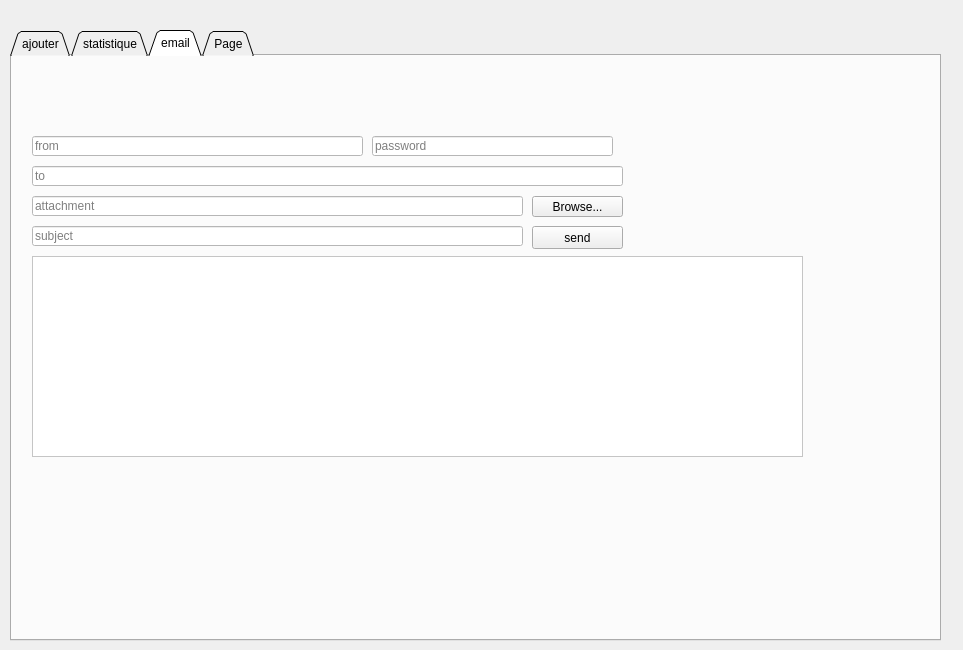
<?xml version="1.0" encoding="UTF-8"?>
<ui version="4.0">
 <class>client</class>
 <widget class="QDialog" name="client">
  <property name="geometry">
   <rect>
    <x>0</x>
    <y>0</y>
    <width>963</width>
    <height>650</height>
   </rect>
  </property>
  <property name="windowTitle">
   <string>Gestion Client</string>
  </property>
  <widget class="QTabWidget" name="tabWidget">
   <property name="geometry">
    <rect>
     <x>10</x>
     <y>30</y>
     <width>931</width>
     <height>611</height>
    </rect>
   </property>
   <property name="tabShape">
    <enum>QTabWidget::Triangular</enum>
   </property>
   <property name="currentIndex">
    <number>2</number>
   </property>
   <widget class="QWidget" name="tab_2">
    <property name="autoFillBackground">
     <bool>false</bool>
    </property>
    <attribute name="title">
     <string>ajouter</string>
    </attribute>
    <widget class="QPushButton" name="pb_supprimer">
     <property name="geometry">
      <rect>
       <x>160</x>
       <y>120</y>
       <width>111</width>
       <height>23</height>
      </rect>
     </property>
     <property name="text">
      <string>Supprimer</string>
     </property>
    </widget>
    <widget class="QPushButton" name="pb_modifier">
     <property name="geometry">
      <rect>
       <x>160</x>
       <y>150</y>
       <width>111</width>
       <height>23</height>
      </rect>
     </property>
     <property name="text">
      <string>Modifier</string>
     </property>
    </widget>
    <widget class="QPushButton" name="pb_ajouter">
     <property name="geometry">
      <rect>
       <x>180</x>
       <y>410</y>
       <width>75</width>
       <height>23</height>
      </rect>
     </property>
     <property name="text">
      <string>Ajouter</string>
     </property>
    </widget>
    <widget class="QPushButton" name="trie_age">
     <property name="geometry">
      <rect>
       <x>660</x>
       <y>100</y>
       <width>111</width>
       <height>31</height>
      </rect>
     </property>
     <property name="text">
      <string>Trier selon age</string>
     </property>
    </widget>
    <widget class="QScrollArea" name="scrollArea">
     <property name="geometry">
      <rect>
       <x>300</x>
       <y>150</y>
       <width>621</width>
       <height>311</height>
      </rect>
     </property>
     <property name="widgetResizable">
      <bool>true</bool>
     </property>
     <widget class="QWidget" name="scrollAreaWidgetContents">
      <property name="geometry">
       <rect>
        <x>0</x>
        <y>0</y>
        <width>619</width>
        <height>309</height>
       </rect>
      </property>
      <widget class="QTableView" name="tabemploye">
       <property name="geometry">
        <rect>
         <x>0</x>
         <y>0</y>
         <width>621</width>
         <height>311</height>
        </rect>
       </property>
      </widget>
     </widget>
    </widget>
    <widget class="QLabel" name="type">
     <property name="geometry">
      <rect>
       <x>10</x>
       <y>290</y>
       <width>111</width>
       <height>41</height>
      </rect>
     </property>
     <property name="styleSheet">
      <string notr="true">font: 12pt &quot;MS Shell Dlg 2&quot;;
color: rgb(255, 255, 255);</string>
     </property>
     <property name="text">
      <string>Adresse</string>
     </property>
    </widget>
    <widget class="QLabel" name="nom">
     <property name="geometry">
      <rect>
       <x>10</x>
       <y>240</y>
       <width>61</width>
       <height>21</height>
      </rect>
     </property>
     <property name="styleSheet">
      <string notr="true">font: 12pt &quot;MS Shell Dlg 2&quot;;
color: rgb(255, 255, 255);</string>
     </property>
     <property name="text">
      <string>Nom </string>
     </property>
    </widget>
    <widget class="QLabel" name="prenom">
     <property name="geometry">
      <rect>
       <x>10</x>
       <y>270</y>
       <width>91</width>
       <height>21</height>
      </rect>
     </property>
     <property name="styleSheet">
      <string notr="true">font: 12pt &quot;MS Shell Dlg 2&quot;;
color: rgb(255, 255, 255);</string>
     </property>
     <property name="text">
      <string>Prenom</string>
     </property>
    </widget>
    <widget class="QLabel" name="age">
     <property name="geometry">
      <rect>
       <x>10</x>
       <y>320</y>
       <width>111</width>
       <height>41</height>
      </rect>
     </property>
     <property name="styleSheet">
      <string notr="true">font: 12pt &quot;MS Shell Dlg 2&quot;;
color: rgb(255, 255, 255);</string>
     </property>
     <property name="text">
      <string>Age</string>
     </property>
    </widget>
    <widget class="QLabel" name="matricule">
     <property name="geometry">
      <rect>
       <x>10</x>
       <y>210</y>
       <width>71</width>
       <height>21</height>
      </rect>
     </property>
     <property name="styleSheet">
      <string notr="true">font: 12pt &quot;MS Shell Dlg 2&quot;;
color: rgb(255, 255, 255);</string>
     </property>
     <property name="text">
      <string>ID</string>
     </property>
    </widget>
    <widget class="QLineEdit" name="le_matricule">
     <property name="geometry">
      <rect>
       <x>160</x>
       <y>210</y>
       <width>113</width>
       <height>20</height>
      </rect>
     </property>
    </widget>
    <widget class="QLineEdit" name="le_nom">
     <property name="geometry">
      <rect>
       <x>160</x>
       <y>300</y>
       <width>113</width>
       <height>20</height>
      </rect>
     </property>
    </widget>
    <widget class="QLineEdit" name="le_prenom">
     <property name="geometry">
      <rect>
       <x>160</x>
       <y>240</y>
       <width>113</width>
       <height>20</height>
      </rect>
     </property>
    </widget>
    <widget class="QLineEdit" name="le_age">
     <property name="geometry">
      <rect>
       <x>160</x>
       <y>330</y>
       <width>113</width>
       <height>20</height>
      </rect>
     </property>
    </widget>
    <widget class="QLineEdit" name="le_type">
     <property name="geometry">
      <rect>
       <x>160</x>
       <y>270</y>
       <width>113</width>
       <height>20</height>
      </rect>
     </property>
    </widget>
    <widget class="QLineEdit" name="recherche">
     <property name="geometry">
      <rect>
       <x>300</x>
       <y>100</y>
       <width>131</width>
       <height>31</height>
      </rect>
     </property>
     <property name="placeholderText">
      <string>Rechercher</string>
     </property>
    </widget>
    <widget class="QComboBox" name="comboBox">
     <property name="geometry">
      <rect>
       <x>40</x>
       <y>130</y>
       <width>101</width>
       <height>31</height>
      </rect>
     </property>
    </widget>
    <widget class="QLabel" name="label_9">
     <property name="geometry">
      <rect>
       <x>10</x>
       <y>350</y>
       <width>161</width>
       <height>41</height>
      </rect>
     </property>
     <property name="styleSheet">
      <string notr="true">color: rgb(255, 255, 255);
font: 12pt &quot;MS Shell Dlg 2&quot;;</string>
     </property>
     <property name="text">
      <string>&lt;html&gt;&lt;head/&gt;&lt;body&gt;&lt;p&gt;&lt;span style=&quot; font-size:11pt;&quot;&gt;Num telephone&lt;/span&gt;&lt;/p&gt;&lt;/body&gt;&lt;/html&gt;</string>
     </property>
    </widget>
    <widget class="QLineEdit" name="le_matriculd">
     <property name="geometry">
      <rect>
       <x>160</x>
       <y>360</y>
       <width>113</width>
       <height>20</height>
      </rect>
     </property>
    </widget>
    <widget class="QLabel" name="label">
     <property name="geometry">
      <rect>
       <x>-50</x>
       <y>-15</y>
       <width>1041</width>
       <height>611</height>
      </rect>
     </property>
     <property name="text">
      <string/>
     </property>
     <property name="pixmap">
      <pixmap>../../../Downloads/charte essai 1.png</pixmap>
     </property>
     <property name="scaledContents">
      <bool>true</bool>
     </property>
    </widget>
    <widget class="QPushButton" name="trie_nom">
     <property name="geometry">
      <rect>
       <x>780</x>
       <y>100</y>
       <width>101</width>
       <height>31</height>
      </rect>
     </property>
     <property name="text">
      <string>Trier nom</string>
     </property>
    </widget>
    <widget class="QPushButton" name="trie_prenom">
     <property name="geometry">
      <rect>
       <x>550</x>
       <y>100</y>
       <width>101</width>
       <height>31</height>
      </rect>
     </property>
     <property name="text">
      <string>Trier prenom</string>
     </property>
    </widget>
    <widget class="QPushButton" name="pb_statistics">
     <property name="geometry">
      <rect>
       <x>440</x>
       <y>100</y>
       <width>101</width>
       <height>31</height>
      </rect>
     </property>
     <property name="text">
      <string>Statistique</string>
     </property>
    </widget>
    <widget class="QLabel" name="le_cadre">
     <property name="geometry">
      <rect>
       <x>0</x>
       <y>0</y>
       <width>931</width>
       <height>591</height>
      </rect>
     </property>
     <property name="text">
      <string/>
     </property>
     <property name="pixmap">
      <pixmap>../../../Esprit/2A16/Semestre 1/Projet C++/ZOO'RNI/charte essai 1.png</pixmap>
     </property>
     <property name="scaledContents">
      <bool>true</bool>
     </property>
    </widget>
    <widget class="QPushButton" name="pb_quitter_client">
     <property name="geometry">
      <rect>
       <x>770</x>
       <y>520</y>
       <width>93</width>
       <height>28</height>
      </rect>
     </property>
     <property name="text">
      <string>Quitter</string>
     </property>
    </widget>
    <widget class="QPushButton" name="pb_retour_client">
     <property name="geometry">
      <rect>
       <x>60</x>
       <y>530</y>
       <width>93</width>
       <height>28</height>
      </rect>
     </property>
     <property name="text">
      <string>Retour</string>
     </property>
    </widget>
    <zorder>label</zorder>
    <zorder>le_cadre</zorder>
    <zorder>pb_supprimer</zorder>
    <zorder>pb_modifier</zorder>
    <zorder>pb_ajouter</zorder>
    <zorder>trie_age</zorder>
    <zorder>scrollArea</zorder>
    <zorder>type</zorder>
    <zorder>nom</zorder>
    <zorder>prenom</zorder>
    <zorder>age</zorder>
    <zorder>matricule</zorder>
    <zorder>le_matricule</zorder>
    <zorder>le_nom</zorder>
    <zorder>le_prenom</zorder>
    <zorder>le_age</zorder>
    <zorder>le_type</zorder>
    <zorder>recherche</zorder>
    <zorder>comboBox</zorder>
    <zorder>label_9</zorder>
    <zorder>le_matriculd</zorder>
    <zorder>trie_nom</zorder>
    <zorder>trie_prenom</zorder>
    <zorder>pb_statistics</zorder>
    <zorder>pb_quitter_client</zorder>
    <zorder>pb_retour_client</zorder>
   </widget>
   <widget class="QWidget" name="tab_3">
    <attribute name="title">
     <string>statistique</string>
    </attribute>
    <widget class="QLabel" name="label_3">
     <property name="geometry">
      <rect>
       <x>0</x>
       <y>3</y>
       <width>941</width>
       <height>481</height>
      </rect>
     </property>
     <property name="text">
      <string/>
     </property>
     <property name="pixmap">
      <pixmap>../../../Bureau/247590809_624209822325987_6344712974586411864_n.png</pixmap>
     </property>
     <property name="scaledContents">
      <bool>true</bool>
     </property>
    </widget>
    <widget class="QLabel" name="label_2">
     <property name="geometry">
      <rect>
       <x>0</x>
       <y>-10</y>
       <width>941</width>
       <height>601</height>
      </rect>
     </property>
     <property name="text">
      <string/>
     </property>
     <property name="pixmap">
      <pixmap>../../../Downloads/charte essai 1.png</pixmap>
     </property>
     <property name="scaledContents">
      <bool>true</bool>
     </property>
    </widget>
    <widget class="QFrame" name="horizontal_stat">
     <property name="geometry">
      <rect>
       <x>120</x>
       <y>40</y>
       <width>751</width>
       <height>491</height>
      </rect>
     </property>
     <layout class="QHBoxLayout" name="horizontalLayout"/>
    </widget>
    <widget class="QLabel" name="le_cadre_2">
     <property name="geometry">
      <rect>
       <x>0</x>
       <y>0</y>
       <width>931</width>
       <height>591</height>
      </rect>
     </property>
     <property name="text">
      <string/>
     </property>
     <property name="pixmap">
      <pixmap>../../../Esprit/2A16/Semestre 1/Projet C++/ZOO'RNI/charte essai 1.png</pixmap>
     </property>
     <property name="scaledContents">
      <bool>true</bool>
     </property>
    </widget>
    <zorder>le_cadre_2</zorder>
    <zorder>label_2</zorder>
    <zorder>label_3</zorder>
    <zorder>horizontal_stat</zorder>
   </widget>
   <widget class="QWidget" name="tab">
    <attribute name="title">
     <string>email</string>
    </attribute>
    <widget class="QLineEdit" name="lineEdit_psswrd_email">
     <property name="geometry">
      <rect>
       <x>360</x>
       <y>80</y>
       <width>241</width>
       <height>20</height>
      </rect>
     </property>
     <property name="styleSheet">
      <string notr="true">background-color: rgb(255, 255, 255);</string>
     </property>
     <property name="echoMode">
      <enum>QLineEdit::Password</enum>
     </property>
     <property name="placeholderText">
      <string>password</string>
     </property>
    </widget>
    <widget class="QPushButton" name="pushButton_browse_email">
     <property name="geometry">
      <rect>
       <x>520</x>
       <y>140</y>
       <width>91</width>
       <height>21</height>
      </rect>
     </property>
     <property name="text">
      <string>Browse...</string>
     </property>
    </widget>
    <widget class="QTextEdit" name="textEdit_email">
     <property name="geometry">
      <rect>
       <x>20</x>
       <y>200</y>
       <width>771</width>
       <height>201</height>
      </rect>
     </property>
     <property name="styleSheet">
      <string notr="true">background-color: rgb(255, 255, 255);</string>
     </property>
     <property name="placeholderText">
      <string/>
     </property>
    </widget>
    <widget class="QLineEdit" name="lineEdit_from_email">
     <property name="geometry">
      <rect>
       <x>20</x>
       <y>80</y>
       <width>331</width>
       <height>20</height>
      </rect>
     </property>
     <property name="styleSheet">
      <string notr="true">background-color: rgb(255, 255, 255);</string>
     </property>
     <property name="placeholderText">
      <string>from</string>
     </property>
    </widget>
    <widget class="QPushButton" name="pushButton_send_email">
     <property name="geometry">
      <rect>
       <x>520</x>
       <y>170</y>
       <width>91</width>
       <height>23</height>
      </rect>
     </property>
     <property name="text">
      <string>send</string>
     </property>
    </widget>
    <widget class="QLineEdit" name="lineEdit_atchmnt_email">
     <property name="geometry">
      <rect>
       <x>20</x>
       <y>140</y>
       <width>491</width>
       <height>20</height>
      </rect>
     </property>
     <property name="styleSheet">
      <string notr="true">background-color: rgb(255, 255, 255);</string>
     </property>
     <property name="placeholderText">
      <string>attachment</string>
     </property>
    </widget>
    <widget class="QLineEdit" name="lineEdit_subject_email">
     <property name="geometry">
      <rect>
       <x>20</x>
       <y>170</y>
       <width>491</width>
       <height>20</height>
      </rect>
     </property>
     <property name="styleSheet">
      <string notr="true">background-color: rgb(255, 255, 255);</string>
     </property>
     <property name="placeholderText">
      <string>subject</string>
     </property>
    </widget>
    <widget class="QLineEdit" name="lineEdit_to_email">
     <property name="geometry">
      <rect>
       <x>20</x>
       <y>110</y>
       <width>591</width>
       <height>20</height>
      </rect>
     </property>
     <property name="styleSheet">
      <string notr="true">background-color: rgb(255, 255, 255);</string>
     </property>
     <property name="placeholderText">
      <string>to</string>
     </property>
    </widget>
    <widget class="QLabel" name="le_cadre_3">
     <property name="geometry">
      <rect>
       <x>0</x>
       <y>0</y>
       <width>931</width>
       <height>591</height>
      </rect>
     </property>
     <property name="text">
      <string/>
     </property>
     <property name="pixmap">
      <pixmap>../../../Esprit/2A16/Semestre 1/Projet C++/ZOO'RNI/charte essai 1.png</pixmap>
     </property>
     <property name="scaledContents">
      <bool>true</bool>
     </property>
    </widget>
    <zorder>le_cadre_3</zorder>
    <zorder>lineEdit_psswrd_email</zorder>
    <zorder>pushButton_browse_email</zorder>
    <zorder>textEdit_email</zorder>
    <zorder>lineEdit_from_email</zorder>
    <zorder>pushButton_send_email</zorder>
    <zorder>lineEdit_atchmnt_email</zorder>
    <zorder>lineEdit_subject_email</zorder>
    <zorder>lineEdit_to_email</zorder>
   </widget>
   <widget class="QWidget" name="tab_4">
    <attribute name="title">
     <string>Page</string>
    </attribute>
    <widget class="QPushButton" name="abrir">
     <property name="geometry">
      <rect>
       <x>70</x>
       <y>50</y>
       <width>93</width>
       <height>28</height>
      </rect>
     </property>
     <property name="text">
      <string>abrir </string>
     </property>
    </widget>
    <widget class="QPushButton" name="pause">
     <property name="geometry">
      <rect>
       <x>270</x>
       <y>50</y>
       <width>93</width>
       <height>28</height>
      </rect>
     </property>
     <property name="text">
      <string>pause</string>
     </property>
    </widget>
    <widget class="QPushButton" name="stop">
     <property name="geometry">
      <rect>
       <x>370</x>
       <y>50</y>
       <width>93</width>
       <height>28</height>
      </rect>
     </property>
     <property name="text">
      <string>stop</string>
     </property>
    </widget>
    <widget class="QPushButton" name="play">
     <property name="geometry">
      <rect>
       <x>170</x>
       <y>50</y>
       <width>93</width>
       <height>28</height>
      </rect>
     </property>
     <property name="text">
      <string>play</string>
     </property>
    </widget>
    <widget class="QProgressBar" name="avance">
     <property name="geometry">
      <rect>
       <x>80</x>
       <y>100</y>
       <width>381</width>
       <height>21</height>
      </rect>
     </property>
     <property name="value">
      <number>0</number>
     </property>
    </widget>
    <widget class="QSlider" name="volum">
     <property name="geometry">
      <rect>
       <x>200</x>
       <y>150</y>
       <width>281</width>
       <height>31</height>
      </rect>
     </property>
     <property name="orientation">
      <enum>Qt::Horizontal</enum>
     </property>
     <property name="tickPosition">
      <enum>QSlider::NoTicks</enum>
     </property>
    </widget>
    <widget class="QPushButton" name="mute">
     <property name="geometry">
      <rect>
       <x>70</x>
       <y>150</y>
       <width>93</width>
       <height>28</height>
      </rect>
     </property>
     <property name="text">
      <string>mute </string>
     </property>
    </widget>
    <widget class="QLabel" name="le_cadre_4">
     <property name="geometry">
      <rect>
       <x>-10</x>
       <y>0</y>
       <width>941</width>
       <height>591</height>
      </rect>
     </property>
     <property name="text">
      <string/>
     </property>
     <property name="pixmap">
      <pixmap>../../../Esprit/2A16/Semestre 1/Projet C++/ZOO'RNI/charte essai 1.png</pixmap>
     </property>
     <property name="scaledContents">
      <bool>true</bool>
     </property>
    </widget>
    <zorder>le_cadre_4</zorder>
    <zorder>abrir</zorder>
    <zorder>pause</zorder>
    <zorder>stop</zorder>
    <zorder>play</zorder>
    <zorder>avance</zorder>
    <zorder>volum</zorder>
    <zorder>mute</zorder>
   </widget>
  </widget>
 </widget>
 <resources/>
 <connections/>
</ui>
